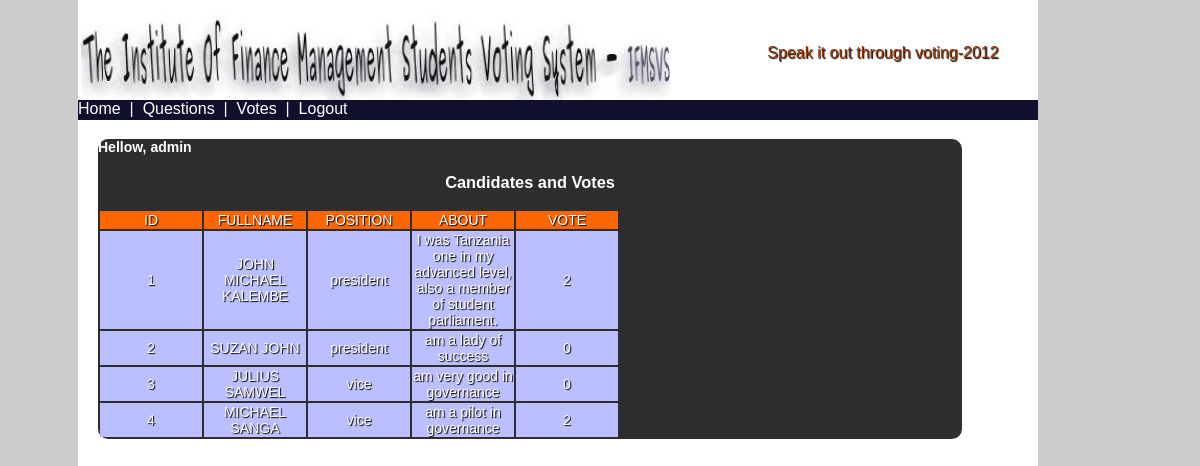
/votes.php (signed in), run on the app's committed database.
### tables this page shows
CREATE TABLE IF NOT EXISTS `candidate` (
  `cand_id` int(100) NOT NULL AUTO_INCREMENT,
  `fullname` varchar(100) NOT NULL,
  `position` varchar(100) NOT NULL,
  `about` varchar(255) NOT NULL,
  `votecount` int(255) NOT NULL,
  PRIMARY KEY (`cand_id`)
);

### votes.php (the view, shortened to what this page needs)
<?php
include "header_candidate.php";?>
<div id="cover">
<div id="content">
<h4>Hellow,&nbsp;<?php echo $_SESSION['SESS_NAME'] ;?><br /></h4>
  <div id="login">
<h3>Candidates and Votes</h3>
<?php
	$member=mysql_query("select * from candidate");
	if(mysql_num_rows($member)==0)
	{
		echo '<font color="red">No results found</font>';
	}
	else
	{
		echo '<table><tr bgcolor="#FF6600">
<td width="100px">ID</td>
<td width="100px">FULLNAME</td>
<td width="100px">POSITION</td>
<td width="100px">ABOUT</td>
<td width="100px">VOTE</td>
</tr>';
 while($mb=mysql_fetch_object($member))
		{
			$id=$mb->cand_id;
			$name=$mb->fullname;
			$pos=$mb->position;
			$about=$mb->about;
			$vote=$mb->votecount;
			echo '<tr bgcolor="#BBBEFF">';
	echo '<td>'.$id.'</td>';
	echo '<td>'.$name.'</td>';
	echo '<td>'.$pos.'</td>';
	echo '<td>'.$about.'</td>';
	echo '<td>'.$vote.'</td>';
	echo "</tr>";
		}
		echo'</table>';
	}
?>
        </div>
</div>
</div>
<?php include "footer.php";?>

### voting.css (style rules this page uses)
body { background-color:#CCCCCC; font-family:Arial, Helvetica, sans-serif; -moz-border-radius:30px; }
#head h4,td { text-shadow:1px 1px 1px #000; }
#cover { position:absolute; top:120px; background:#FFFFFF; width:80%; height:100%; margin-left:70px; size:14px; font-family:Arial, Helvetica, sans-serif; color:#FFFFFF; }
#content { position:auto; top:20px; background:#2E2E2E; width:90%; margin-left:20px; font-size:14px; font-family:Arial, Helvetica, sans-serif; color:#FFFFFF; -moz-border-radius: 10px; -webkit-border-radius: 10px; -khtml-border-radius: 10px; border-radius: 10px; }
#content h3 { font-family:Arial, Helvetica, sans-serif; color:#FFFFFF; }
#login { text-align: center; width: auto; margin-left:0px; margin: auto; left:0; padding-bottom: 0; font-size:13; size:20px; }

### data on the page
candidate: cand_id "1", fullname "JOHN MICHAEL KALEMBE", position "president", about "I was Tanzania one in my advanced level, also a member of student parliament.", votecount "2"
candidate: cand_id "2", fullname "SUZAN JOHN", position "president", about "am a lady of success", votecount "0"
candidate: cand_id "3", fullname "JULIUS SAMWEL", position "vice", about "am very good in governance", votecount "0"
candidate: cand_id "4", fullname "MICHAEL SANGA", position "vice", about "am a pilot in governance", votecount "2"

### other printed values
$_SESSION['SESS_NAME'] "admin"
